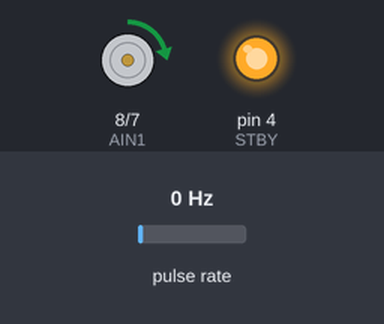
The sketch below on a simulated Arduino Nano, built with avr-gcc and run on an emulated ATmega328P. On the bench: motor-driver pin pairs drawn as motors (green arrow = first pin HIGH = forward, orange = second pin HIGH = backward, longer = more drive, scaled by the enable pin, stopped while the standby pin is LOW), output pins drawn as LEDs (lit = HIGH). Wiring (inferred from the names in the program): pulse sensor: data pin 2. The test bench sets the inputs (shaded band); at power-on: pulse rate 0 Hz. What the sketch prints to the serial monitor is not drawn.

Above: at 0.17 s.
At 1.6 s:
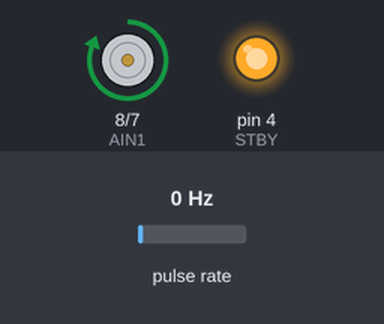
At 3.61 s:
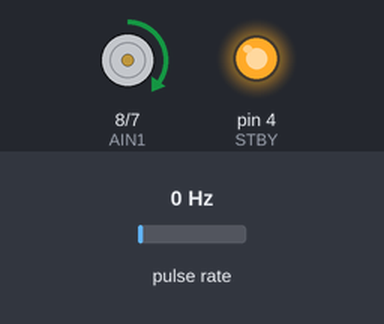
At 6.6 s:
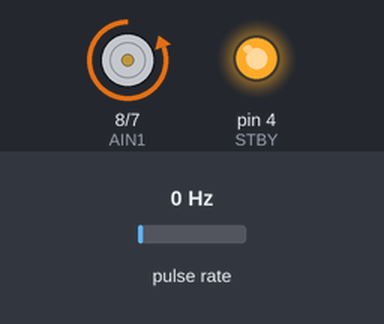
Timing chart, 0 to 10.6 s (numbered marks = the images above):
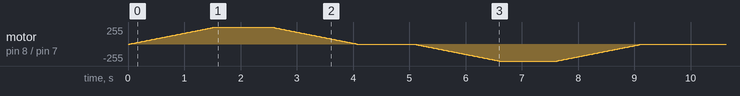

The sketch:

phase2_motor_encoder.ino
```cpp
/*
 * Phase 2 — TB6612FNG Motor + LM393 Encoder Combined
 *
 * Runs a motor forward/reverse ramp at startup,
 * then monitors encoder speed continuously.
 *
 * Connections:
 * - LM393 D0  → D2 (INT0) | VCC → 5V | GND → GND
 * - 104 capacitor between D0 and GND
 * - TB6612 VCC → Nano 5V | TB6612 GND → GND (bridge both rails!)
 * - TB6612 VM  → Battery+ (7.4–8.4V)
 * - STBY → D4 | PWMA → D5 | AIN2 → D7 | AIN1 → D8
 * - AO1/AO2 → Motor
 *
 * Pass criteria:
 * - Motor ramps up/down in both directions
 * - Encoder count increases while motor runs
 * - Serial prints speed correctly during spin
 */

// ============================================================================
// PIN DEFINITIONS
// ============================================================================
const uint8_t ENCODER_PIN = 2;
const uint8_t STBY        = 4;
const uint8_t PWMA        = 5;
const uint8_t AIN1        = 8;
const uint8_t AIN2        = 7;

// ============================================================================
// ENCODER
// ============================================================================
volatile long encoderCount = 0;

void encoderISR() {
  encoderCount++;
}

// ============================================================================
// MOTOR HELPERS
// ============================================================================
void motorForward(uint8_t speed) {
  digitalWrite(AIN1, HIGH);
  digitalWrite(AIN2, LOW);
  analogWrite(PWMA, speed);
}

void motorReverse(uint8_t speed) {
  digitalWrite(AIN1, LOW);
  digitalWrite(AIN2, HIGH);
  analogWrite(PWMA, speed);
}

void motorStop() {
  digitalWrite(AIN1, LOW);
  digitalWrite(AIN2, LOW);
  analogWrite(PWMA, 0);
}

// ============================================================================
// MOTOR TEST STATE MACHINE (non-blocking)
// ============================================================================
enum MotorState {
  FWD_RAMP_UP, FWD_HOLD, FWD_RAMP_DOWN,
  PAUSE_1,
  REV_RAMP_UP, REV_HOLD, REV_RAMP_DOWN,
  PAUSE_2, DONE
};

MotorState   motorState   = FWD_RAMP_UP;
int          currentSpeed = 0;
unsigned long stateTimer  = 0;

void updateMotorTest(unsigned long now) {
  if (motorState == DONE) return;

  switch (motorState) {
    case FWD_RAMP_UP:
      if (now - stateTimer >= 30) {
        currentSpeed += 5;
        motorForward(currentSpeed);
        stateTimer = now;
        if (currentSpeed >= 255) {
          motorState = FWD_HOLD; stateTimer = now;
          Serial.println(F(">> Full speed forward"));
        }
      }
      break;
    case FWD_HOLD:
      if (now - stateTimer >= 1000) { motorState = FWD_RAMP_DOWN; stateTimer = now; }
      break;
    case FWD_RAMP_DOWN:
      if (now - stateTimer >= 30) {
        currentSpeed -= 5;
        motorForward(currentSpeed);
        stateTimer = now;
        if (currentSpeed <= 0) {
          motorStop(); motorState = PAUSE_1; stateTimer = now;
          Serial.println(F(">> Stop"));
        }
      }
      break;
    case PAUSE_1:
      if (now - stateTimer >= 1000) {
        motorState = REV_RAMP_UP; stateTimer = now;
        Serial.println(F(">> Reverse ramp"));
      }
      break;
    case REV_RAMP_UP:
      if (now - stateTimer >= 30) {
        currentSpeed += 5;
        motorReverse(currentSpeed);
        stateTimer = now;
        if (currentSpeed >= 255) {
          motorState = REV_HOLD; stateTimer = now;
          Serial.println(F(">> Full speed reverse"));
        }
      }
      break;
    case REV_HOLD:
      if (now - stateTimer >= 1000) { motorState = REV_RAMP_DOWN; stateTimer = now; }
      break;
    case REV_RAMP_DOWN:
      if (now - stateTimer >= 30) {
        currentSpeed -= 5;
        motorReverse(currentSpeed);
        stateTimer = now;
        if (currentSpeed <= 0) {
          motorStop(); motorState = PAUSE_2; stateTimer = now;
          Serial.println(F(">> Stop — motor test done"));
          Serial.println(F(">> Encoder monitor running"));
        }
      }
      break;
    case PAUSE_2:
      if (now - stateTimer >= 1000) motorState = DONE;
      break;
    case DONE:
      break;
  }
}

// ============================================================================
// ENCODER REPORT
// ============================================================================
unsigned long lastReportTime = 0;
const unsigned long REPORT_INTERVAL = 500;
long lastCount = 0;

void printEncoderReport(unsigned long now) {
  if (now - lastReportTime < REPORT_INTERVAL) return;

  unsigned long dt = now - lastReportTime;
  lastReportTime = now;

  noInterrupts();
  long count = encoderCount;
  interrupts();

  long delta = count - lastCount;
  lastCount  = count;
  float speed = (delta * 1000.0) / dt;

  Serial.print(F("["));
  Serial.print(now);
  Serial.print(F("ms] Count: "));
  Serial.print(count);
  Serial.print(F("  Speed: "));
  Serial.print(speed, 1);
  Serial.println(F(" p/s"));
}

// ============================================================================
// SETUP
// ============================================================================
void setup() {
  Serial.begin(115200);
  while (!Serial) { ; }

  Serial.println(F("\n====================================="));
  Serial.println(F("Phase 2 — Motor + Encoder Test"));
  Serial.println(F("=====================================\n"));

  pinMode(ENCODER_PIN, INPUT_PULLUP);
  attachInterrupt(digitalPinToInterrupt(ENCODER_PIN), encoderISR, CHANGE);

  pinMode(STBY, OUTPUT); digitalWrite(STBY, HIGH);
  pinMode(PWMA, OUTPUT);
  pinMode(AIN1, OUTPUT);
  pinMode(AIN2, OUTPUT);

  stateTimer     = millis();
  lastReportTime = millis();

  Serial.println(F(">> Forward ramp"));
}

// ============================================================================
// LOOP
// ============================================================================
void loop() {
  unsigned long now = millis();
  updateMotorTest(now);
  printEncoderReport(now);
}
```
